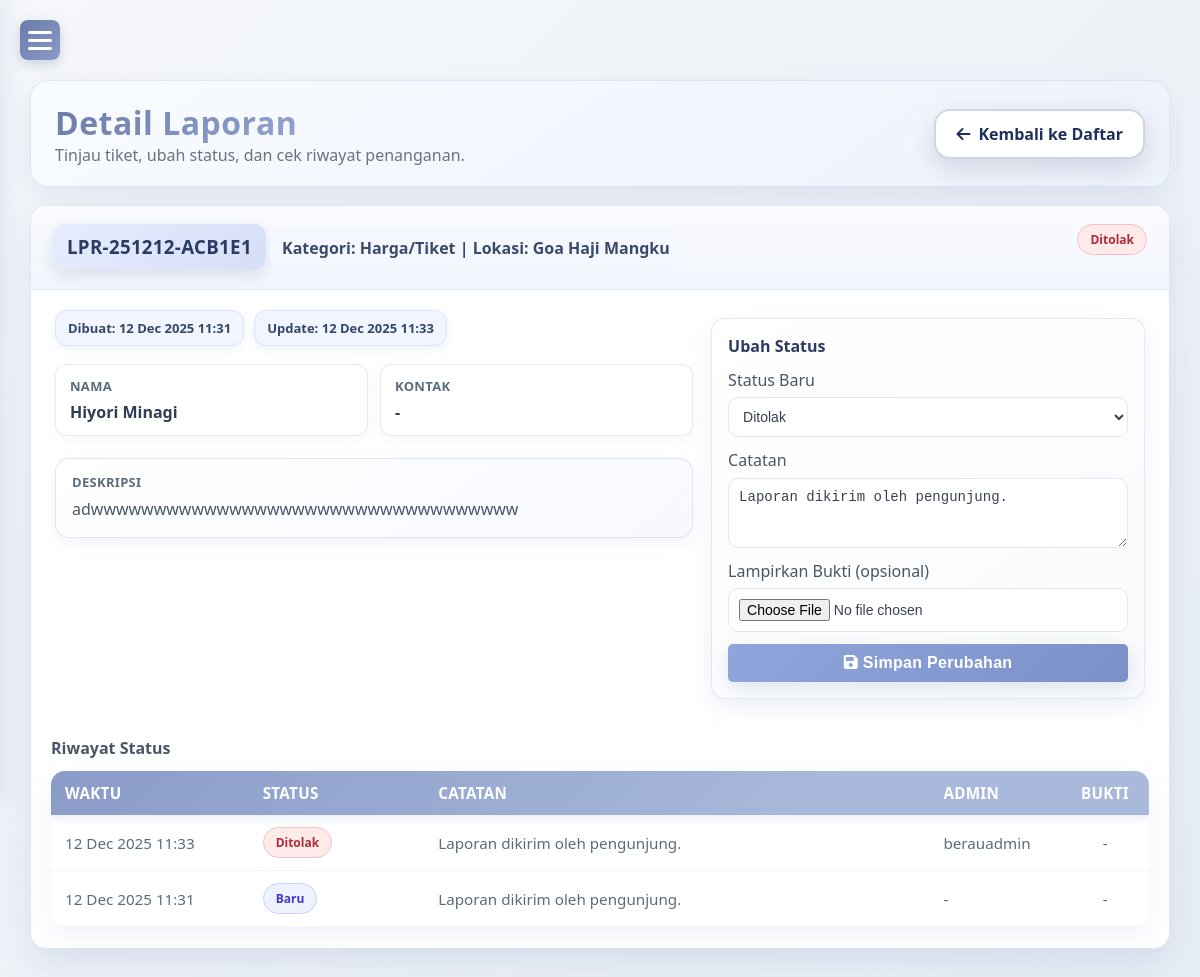
The page /admin/laporan-detail.php?id=5 (signed in) on the database its author committed.
### tables this page shows
CREATE TABLE `reports` (
  `id` int(11) NOT NULL,
  `ticket_id` varchar(30) NOT NULL,
  `secret_code_hash` varchar(255) NOT NULL,
  `category` varchar(150) NOT NULL,
  `location` varchar(255) NOT NULL,
  `description` text NOT NULL,
  `attachment` varchar(255) DEFAULT NULL,
  `name` varchar(150) DEFAULT NULL,
  `contact` varchar(150) DEFAULT NULL,
  `status` enum('baru','diproses','selesai','ditolak') DEFAULT 'baru',
  `last_note` text DEFAULT NULL,
  `created_at` timestamp NOT NULL DEFAULT current_timestamp(),
  `updated_at` timestamp NOT NULL DEFAULT current_timestamp() ON UPDATE current_timestamp()
);

CREATE TABLE `report_status_logs` (
  `id` int(11) NOT NULL,
  `report_id` int(11) NOT NULL,
  `old_status` enum('baru','diproses','selesai','ditolak') DEFAULT 'baru',
  `new_status` enum('baru','diproses','selesai','ditolak') NOT NULL,
  `note` text DEFAULT NULL,
  `evidence` varchar(255) DEFAULT NULL,
  `admin_id` int(11) DEFAULT NULL,
  `admin_username` varchar(150) DEFAULT NULL,
  `created_at` timestamp NOT NULL DEFAULT current_timestamp()
);

### public/admin/laporan-detail.php (called while the page is built)
<?php
require_once __DIR__ . '/../../app/admin/laporan-detail.php';
?>

### public/admin/sidebar.php (called while the page is built)
<?php
require_once __DIR__ . '/../../app/admin/sidebar.php';
?>

### app/config.php (called while the page is built, shortened)
<?php
function format_report_status($status)
{
    $map = array(
        'baru' => 'Baru',
        'diproses' => 'Diproses',
        'selesai' => 'Selesai',
        'ditolak' => 'Ditolak'
    );
    return $map[$status] ?? ucfirst($status);
}
?>

### app/admin/laporan-detail.php (the view, shortened to what this page needs)
<?php
require_once 'auth.php';
$transitions = array(
    'baru' => array('baru', 'diproses', 'ditolak'),
    'diproses' => array('diproses', 'selesai', 'ditolak'),
    'selesai' => array('selesai'),
    'ditolak' => array('ditolak')
);
$view_id = isset($_GET['id']) ? intval($_GET['id']) : 0;
$view_logs = array();
$detail_query = mysqli_query($conn, "SELECT * FROM reports WHERE id = $view_id");
$view_report = $detail_query ? mysqli_fetch_assoc($detail_query) : null;
$logs_query = mysqli_query($conn, "SELECT * FROM report_status_logs WHERE report_id = $view_id ORDER BY created_at DESC");
if ($logs_query) {
    while ($row = mysqli_fetch_assoc($logs_query)) {
        $view_logs[] = $row;
    }
}
?>
<!DOCTYPE html>
<html lang="id">
<head>
    <link rel="stylesheet" href="assets.php?file=admin-style.css">
    <link rel="stylesheet" href="https://cdnjs.cloudflare.com/ajax/libs/font-awesome/6.5.1/css/all.min.css">
</head>
<body>
    <div class="admin-wrapper">
        <?php include 'sidebar.php'; ?>
        <div class="admin-content">
            <div class="admin-header detail-hero">
                <div>
                    <h1>Detail Laporan</h1>
                    <p class="muted">Tinjau tiket, ubah status, dan cek riwayat penanganan.</p>
                </div>
                <div class="header-actions">
                    <a href="laporan.php" class="btn btn-ghost"><i class="fas fa-arrow-left"></i> Kembali ke Daftar</a>
                </div>
            </div>
            <div class="card report-detail-card" id="detail">
                <div class="card-header">
                    <div>
                        <h3><?php echo htmlspecialchars($view_report['ticket_id']); ?></h3>
                        <p class="muted">Kategori: <?php echo htmlspecialchars($view_report['category']); ?> | Lokasi:
                            <?php echo htmlspecialchars($view_report['location']); ?></p>
                    </div>
                    <span class="status-pill status-<?php echo htmlspecialchars($view_report['status']); ?>">
                        <?php echo format_report_status($view_report['status']); ?>
                    </span>
                </div>
                <div class="card-body">
                    <div class="report-detail-grid">
                        <div class="detail-pane">
                                <div class="detail-meta-row">
                                    <span class="meta-chip">Dibuat: <?php echo date('d M Y H:i', strtotime($view_report['created_at'])); ?></span>
                                    <span class="meta-chip">Update: <?php echo date('d M Y H:i', strtotime($view_report['updated_at'])); ?></span>
                                </div>
                                <div class="detail-meta-grid">
                                    <div class="detail-item">
                                        <span class="detail-label">Nama</span>
                                        <p class="detail-value"><?php echo $view_report['name'] ? htmlspecialchars($view_report['name']) : 'Anonim'; ?></p>
                                    </div>
                                    <div class="detail-item">
                                        <span class="detail-label">Kontak</span>
                                        <p class="detail-value"><?php echo $view_report['contact'] ? htmlspecialchars($view_report['contact']) : '-'; ?></p>
                                    </div>
                                </div>
                                <div class="description-box">
                                    <div class="detail-label">Deskripsi</div>
                                    <p class="detail-text"><?php echo nl2br(htmlspecialchars($view_report['description'])); ?></p>
                                </div>
                        </div>
                        <div class="status-pane">
                            <div class="status-box">
                                <div class="status-box-title">Ubah Status</div>
                                <form method="POST" enctype="multipart/form-data" class="status-form">
                                    <div class="form-row">
                                        <label>Status Baru</label>
                                        <select name="status" class="input-control" required>
                                            <?php foreach ($transitions[$view_report['status']] as $allowed): ?>
                                                <option value="<?php echo $allowed; ?>"><?php echo format_report_status($allowed); ?></option>
                                            <?php endforeach; ?>
                                        </select>
                                    </div>
                                    <div class="form-row">
                                        <label>Catatan</label>
                                        <textarea name="note" rows="3" class="input-control" placeholder="Catatan penanganan"><?php echo htmlspecialchars($view_report['last_note']); ?></textarea>
                                    </div>
                                    <div class="form-row">
                                        <label>Lampirkan Bukti (opsional)</label>
                                        <input type="file" name="evidence" class="input-control" accept=".jpg,.jpeg,.png,.gif,.pdf">
                                    </div>
                                    <button type="submit" class="btn btn-primary"><i class="fas fa-save"></i> Simpan Perubahan</button>
                                </form>
                            </div>
                        </div>
                    </div>
                </div>
                <div class="logs">
                    <h4>Riwayat Status</h4>
                    <?php if (empty($view_logs)): ?>
                        <p class="muted">Belum ada log.</p>
                    <?php else: ?>
                        <div class="logs-table-wrapper">
                            <table class="data-table compact">
                                <thead>
                                    <tr>
                                        <th>Waktu</th>
                                        <th>Status</th>
                                        <th>Catatan</th>
                                        <th>Admin</th>
                                        <th>Bukti</th>
                                    </tr>
                                </thead>
                                <tbody>
                                    <?php foreach ($view_logs as $log): ?>
                                        <tr>
                                            <td><?php echo date('d M Y H:i', strtotime($log['created_at'])); ?></td>
                                            <td><span class="status-pill status-<?php echo htmlspecialchars($log['new_status']); ?>">
                                                    <?php echo format_report_status($log['new_status']); ?>
                                                </span></td>
                                            <td><?php echo nl2br(htmlspecialchars($log['note'])); ?></td>
                                            <td><?php echo $log['admin_username'] ? htmlspecialchars($log['admin_username']) : '-'; ?></td>
                                            <td>
                                                <?php if (!empty($log['evidence'])): ?>
                                                    <a href="../<?php echo htmlspecialchars($log['evidence']); ?>" target="_blank" class="btn btn-sm btn-info">Lihat</a>
                                                <?php else: ?>
                                                    -
                                                <?php endif; ?>
                                            </td>
                                        </tr>
                                    <?php endforeach; ?>
                                </tbody>
                            </table>
                        </div>
                    <?php endif; ?>
                </div>
            </div>
        </div>
    </div>
</body>
</html>

### app/admin/sidebar.php (shortened to what this page needs)
<button class="hamburger-menu" id="hamburgerBtn" aria-label="Toggle Menu">
    <span></span>
    <span></span>
    <span></span>
</button>

### rows shown on the page
reports: ticket "LPR-251212-ACB1E1", category "Harga/Tiket", location "Goa Haji Mangku", status "Ditolak", created_at "12 Dec 2025 11:31", updated_at "12 Dec 2025 11:33", name "Hiyori Minagi", description "adwwwwwwwwwwwwwwwwwwwwwwwwwwwwwwwwww", note "Laporan dikirim oleh pengunjung."
report_status_logs: created_at "12 Dec 2025 11:33", new_status "Ditolak", note "Laporan dikirim oleh pengunjung.", admin_username "berauadmin"
report_status_logs: created_at "12 Dec 2025 11:31", new_status "Baru", note "Laporan dikirim oleh pengunjung."

### other values the page prints
form field status "Ditolak"
